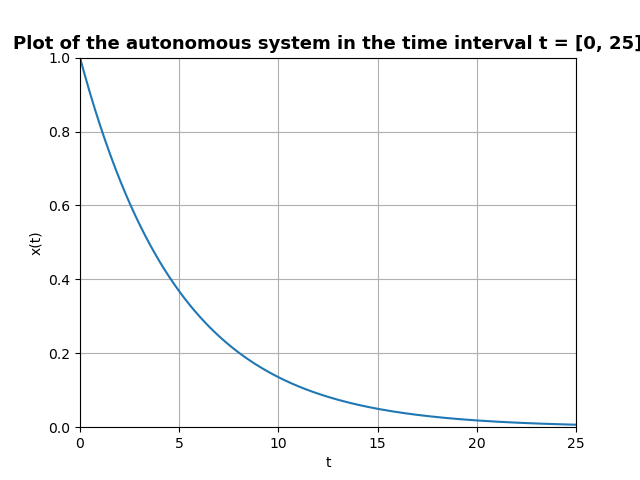

Source code (Python):
import matplotlib.pyplot as plt
import numpy as np

# Constant number
T = 5
x_0 = 1
a = -1/T
t_start = 0
t_end = 25

# Differential equation
t = np.linspace(t_start, t_end, num=200, endpoint=True, retstep=False)
x_t = np.exp(a*t) * x_0

# Plot the solution x(t) in the time interval t = [0, 25]
plt.plot(t, x_t)
plt.title('Plot of the autonomous system in the time interval t = [0, 25]',
          fontsize = 13,
          fontweight = 'bold')
plt.xlabel('t')
plt.ylabel('x(t)')
plt.axis([0, 25, 0, 1])
plt.grid()
plt.savefig('ex-5.5.1.png')
plt.show()